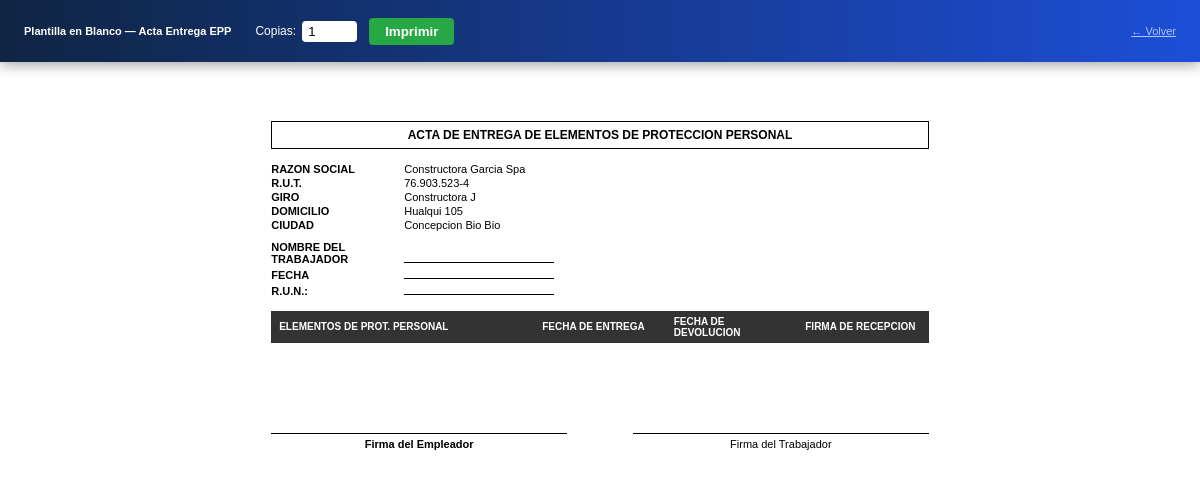
The app's page /documentos-empresa/en-blanco/?tipo=acta_epp&empresa_id=1 (signed in) with its own data.
### core/models.py (models this page shows, shortened)
class ConfigEmpresa(models.Model):
    nombre = models.CharField(max_length=200)
    rut_empresa = models.CharField(max_length=20)
    giro = models.CharField(max_length=100, blank=True, default='Constructora')
    direccion = models.CharField(max_length=200)
    ciudad = models.CharField(max_length=100)
    correo_electronico = models.EmailField(max_length=150, blank=True)
    nombre_representante = models.CharField(max_length=150)
    rut_representante = models.CharField(max_length=20)
    cargo_representante = models.CharField(max_length=100, blank=True, default='Representante Legal')
    activo = models.BooleanField(default=True)
    creado_el = models.DateTimeField(default=timezone.now)
    class Meta:
        verbose_name = 'Empresa'
        verbose_name_plural = 'Empresas'
        ordering = ['nombre']

### core/views/documentos_generados.py (the view)
# urls.py: path('documentos-empresa/en-blanco/', views.doc_generado_blank_preview, name='doc_generado_blank_preview'),
@login_required
def doc_generado_blank_preview(request):
    from types import SimpleNamespace
    tipo = request.GET.get('tipo', '')
    template_map = {
        'contrato_trabajo': 'documentos_generados/print/contrato_trabajo.html',
        'anexo_contrato': 'documentos_generados/print/anexo_contrato.html',
        'finiquito': 'documentos_generados/print/finiquito.html',
        'pacto_horas_extras': 'documentos_generados/print/pacto_horas_extras.html',
        'acta_epp': 'documentos_generados/print/acta_epp.html',
        'acta_reglamento': 'documentos_generados/print/acta_reglamento.html',
    }
    tipo_labels = dict(DocumentoGenerado.TIPO_CHOICES)
    if tipo not in template_map:
        return redirect('doc_generado_create')
    empresa_id = request.GET.get('empresa_id', '')
    empresa = None
    if empresa_id:
        try:
            empresa = ConfigEmpresa.objects.get(pk=int(empresa_id), activo=True)
        except (ConfigEmpresa.DoesNotExist, ValueError):
            pass
    if not empresa:
        empresa = ConfigEmpresa.objects.filter(activo=True).first()
    doc_mock = SimpleNamespace(
        pk=None,
        tipo=tipo,
        trabajador=SimpleNamespace(
            nombre_completo='', rut='',
            fecha_nacimiento=None,
            direccion='', telefono='', correo='',
        ),
        empresa=empresa,
        contrato=None,
        contrato_id=None,
        get_tipo_display=lambda: tipo_labels.get(tipo, tipo),
    )
    ctx = {
        'doc': doc_mock,
        'd': {},
        'is_blank': True,
        'tipo_label': tipo_labels.get(tipo, tipo),
        'empresa_print': empresa,
    }
    return render(request, template_map[tipo], ctx)

### templates/documentos_generados/print/acta_epp.html (shortened to what this page needs)
<!DOCTYPE html>
<html lang="es">
<head>
</head>
<body>
{% if is_blank %}
<div class="print-bar">
  <strong>Plantilla en Blanco — {{ tipo_label }}</strong>
  <span style="display:flex;align-items:center;gap:6px;margin-left:12px">
    <label style="font-size:12px;white-space:nowrap">Copias:</label>
    <input type="number" id="copiasInput" value="1" min="1" max="20"
           style="width:55px;padding:3px 6px;border-radius:4px;border:none;font-size:13px">
  </span>
  <button onclick="imprimirCopias()" style="background:#28a745;color:white;border:none;padding:6px 16px;border-radius:4px;cursor:pointer;font-weight:bold;">Imprimir</button>
  <a href="{% url 'doc_generado_create' %}" style="color:#adc8ff;margin-left:auto">← Volver</a>
</div>
{% endif %}
<div class="page">
  <h1 class="titulo">ACTA DE ENTREGA DE ELEMENTOS DE PROTECCION PERSONAL</h1>
  <div class="empresa-data">
    <div><span class="label">RAZON SOCIAL</span> {{ doc.empresa.nombre }}</div>
    <div><span class="label">R.U.T.</span> {{ doc.empresa.rut_empresa }}</div>
    <div><span class="label">GIRO</span> {{ doc.empresa.giro }}</div>
    <div><span class="label">DOMICILIO</span> {{ doc.empresa.direccion }}</div>
    <div><span class="label">CIUDAD</span> {{ doc.empresa.ciudad }}</div>
  </div>
  <div style="margin-top:10px">
    <div><span class="label">NOMBRE DEL TRABAJADOR</span> <span class="valor">{{ doc.trabajador.nombre_completo }}</span></div>
    <div style="margin-top:4px"><span class="label">FECHA</span> <span class="valor">{{ d.fecha_documento|date:"d/m/Y"|default:"" }}</span></div>
    <div style="margin-top:4px"><span class="label">R.U.N.:</span> <span class="valor">{{ doc.trabajador.rut }}</span></div>
  </div>
  <table class="epp">
    <thead>
      <tr>
        <th style="width:40%">ELEMENTOS DE PROT. PERSONAL</th>
        <th style="width:20%">FECHA DE ENTREGA</th>
        <th style="width:20%">FECHA DE DEVOLUCION</th>
        <th style="width:20%">FIRMA DE RECEPCION</th>
      </tr>
    </thead>
  </table>
  <div class="firma-section">
    <div class="firma-box"><div class="firma-linea"><b>Firma del Empleador</b></div></div>
    <div class="firma-box"><div class="firma-linea">Firma del Trabajador</div></div>
  </div>
</div>
</body>
</html>

### templates/documentos_generados/print/acta_epp.html (style rules this page uses)
* { margin:0; padding:0; box-sizing:border-box; }
body { font-family: Arial, sans-serif; font-size: 11px; color: #000; }
.page { width:210mm; margin:64px auto 0; padding:15mm 18mm; }
.print-bar { position:fixed; top:0; left:0; right:0; background:linear-gradient(90deg,#0f2543 0%,#1d4ed8 100%); color:#fff; padding:0 24px; display:flex; align-items:center; gap:12px; z-index:9999; min-height:62px; box-shadow:0 2px 14px rgba(0,0,0,.4); }
h1.titulo { font-size:12px; font-weight:bold; text-align:center; margin-bottom:14px; border:1px solid #000; padding:6px; }
.empresa-data { margin-bottom:10px; }
.empresa-data div { margin-bottom:2px; }
.label { font-weight:bold; display:inline-block; width:130px; }
.valor { border-bottom:1px solid #000; min-width:150px; display:inline-block; padding:0 3px; }
table.epp { width:100%; border-collapse:collapse; margin-top:14px; }
table.epp th { background:#333; color:#fff; padding:5px 8px; text-align:left; font-size:10px; }
.firma-section { display:flex; justify-content:space-between; margin-top:40px; }
.firma-box { text-align:center; width:45%; }
.firma-linea { border-top:1px solid #000; margin-top:50px; padding-top:4px; }

### records on screen
ConfigEmpresa: empresa.nombre "Constructora Garcia Spa", empresa.rut_empresa "76.903.523-4", empresa.giro "Constructora J", empresa.direccion "Hualqui 105", empresa.ciudad "Concepcion Bio Bio"

### other values on screen
{{ tipo_label }} "Acta Entrega EPP"
